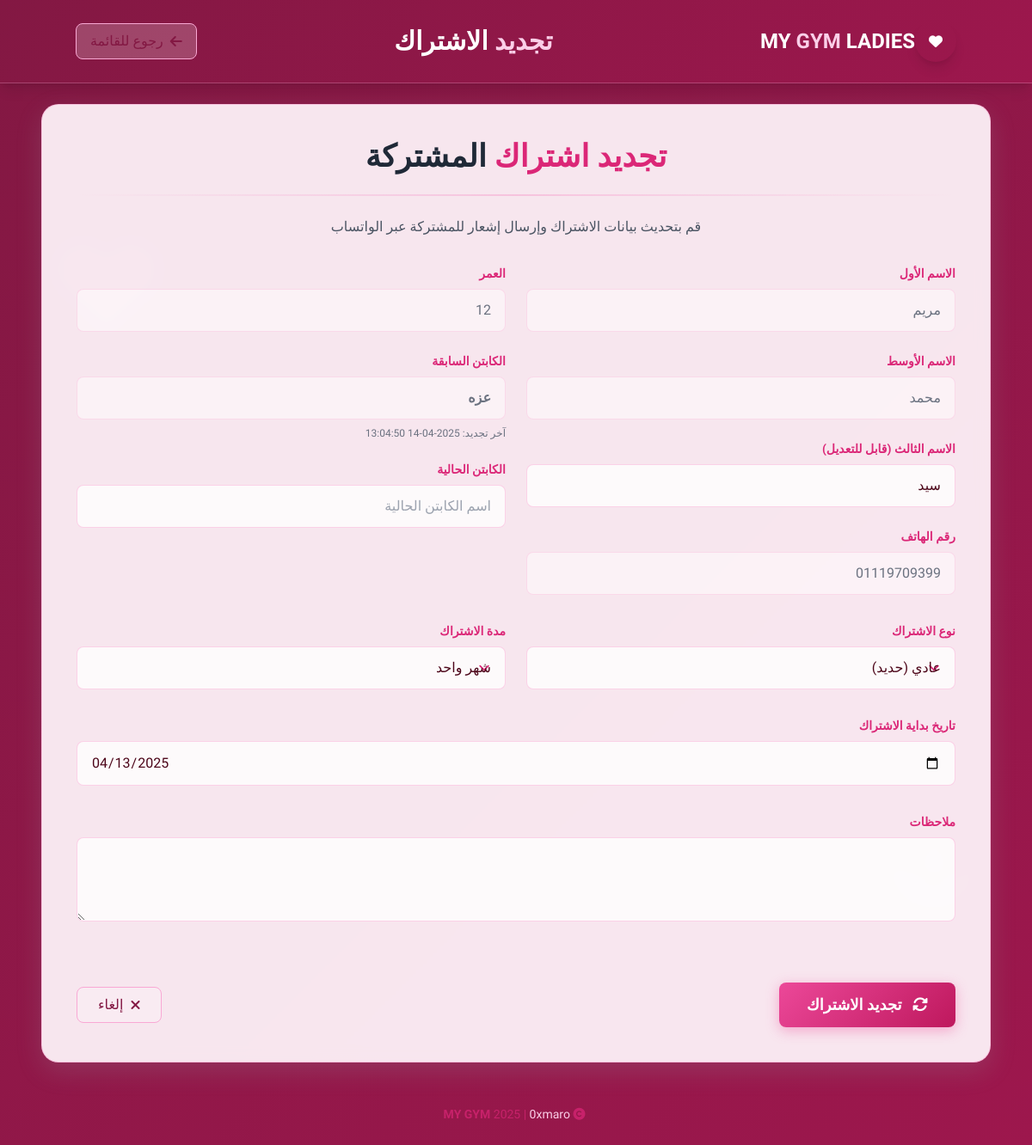
The page /reneww.php?id=1 (signed in) on the database its author committed.
### tables this page shows
CREATE TABLE `womembers` (
  `id` int NOT NULL AUTO_INCREMENT,
  `first_name` varchar(50) DEFAULT NULL,
  `middle_name` varchar(50) DEFAULT NULL,
  `last_name` varchar(50) DEFAULT NULL,
  `phone` varchar(11) DEFAULT NULL,
  `subscription_type` enum('حديد','اجهزه','private') DEFAULT NULL,
  `subscription_duration` enum('شهر','3 شهور','6 شهور','سنة') DEFAULT NULL,
  `age` int DEFAULT NULL,
  `start_date` date DEFAULT NULL,
  `end_date` date DEFAULT NULL,
  `coach_name` varchar(100) DEFAULT NULL,
  `notes` text,
  `previous_coach_name` varchar(100) DEFAULT NULL,
  `renewed_by` varchar(100) DEFAULT NULL,
  `renewed_at` datetime DEFAULT NULL,
  `notified_before_expiry` tinyint(1) DEFAULT '0',
  PRIMARY KEY (`id`)
);

### reneww.php (the view, shortened to what this page needs)
<?php
$conn = new mysqli("localhost", "root", "root", "mygym");
$id = intval($_GET['id']);
$member = $conn->query("SELECT * FROM womembers WHERE id = $id")->fetch_assoc();
?>
<!DOCTYPE html>
<html lang="ar" dir="rtl">
<head>
    <script src="https://cdn.tailwindcss.com"></script>
    <link rel="stylesheet" href="https://cdnjs.cloudflare.com/ajax/libs/font-awesome/6.4.0/css/all.min.css">
    <link href="https://cdn.jsdelivr.net/npm/sweetalert2@11.7.5/dist/sweetalert2.min.css" rel="stylesheet">
</head>
<body class="relative overflow-x-hidden">
    <header class="header-gradient p-6 shadow-lg">
        <div class="container mx-auto flex flex-col md:flex-row justify-between items-center gap-4">
            <div class="flex items-center space-x-3">
                <div
                    class="h-12 w-12 rounded-full bg-gradient-to-br from-accent to-pink-900 shadow-lg flex items-center justify-center">
                    <i class="fas fa-heart text-white"></i>
                </div>
                <span class="text-2xl font-bold text-white">MY<span class="text-pink-200"> GYM </span><span
                        class="text-accent3">LADIES</span></span>
            </div>
            <h1 class="text-3xl font-bold text-center slide-in-right">
                <span class="text-pink-200">تجديد</span> <span class="text-white">الاشتراك</span>
            </h1>
            <a href="wcoach.php" class="btn-secondary px-4 py-2 rounded-lg flex items-center">
                <i class="fas fa-arrow-left ml-2"></i> رجوع للقائمة
            </a>
        </div>
    </header>
    <main class="container mx-auto p-4 md:p-6 max-w-6xl relative z-10">
        <div class="card-gradient p-6 md:p-8 lg:p-10 fade-in">
            <div class="text-center mb-8">
                <h2 class="text-3xl md:text-4xl font-extrabold mb-4">
                    <span class="text-pink-600">تجديد اشتراك</span> <span class="text-gray-800">المشتركة</span>
                </h2>
                <div class="divider"></div>
                <p class="text-gray-600 max-w-2xl mx-auto">قم بتحديث بيانات الاشتراك وإرسال إشعار للمشتركة عبر الواتساب
                </p>
            </div>
            <form method="POST" id="renewalForm" class="space-y-8">
                <div class="grid grid-cols-1 md:grid-cols-2 gap-6">
                <div class="space-y-6">
                <div>
                            <label class="block text-sm font-bold text-pink-600 mb-2">الاسم الأول</label>
                            <input type="text" value="<?= $member['first_name'] ?>" disabled
                                class="input-field input-field-disabled w-full px-4 py-3 rounded-lg">
                        </div>
                        <div>
                            <label class="block text-sm font-bold text-pink-600 mb-2">الاسم الأوسط</label>
                            <input type="text" value="<?= $member['middle_name'] ?>" disabled
                                class="input-field input-field-disabled w-full px-4 py-3 rounded-lg">
                        </div>
                        <div>
                            <label class="block text-sm font-bold text-pink-600 mb-2">الاسم الثالث (قابل
                                للتعديل)</label>
                            <input type="text" name="last_name" value="<?= $member['last_name'] ?>"
                                class="input-field w-full px-4 py-3 rounded-lg focus:outline-none">
                        </div>
                        <div>
                            <label class="block text-sm font-bold text-pink-600 mb-2">رقم الهاتف</label>
                            <input type="text" value="<?= $member['phone'] ?>" disabled
                                class="input-field input-field-disabled w-full px-4 py-3 rounded-lg">
                        </div>
                    </div>
                    <div class="space-y-6">
                    <div>
                            <label class="block text-sm font-bold text-pink-600 mb-2">العمر</label>
                            <input type="text" value="<?= $member['age'] ?>" disabled
                                class="input-field input-field-disabled w-full px-4 py-3 rounded-lg">
                        </div>
                        <div>
                            <label class="block text-sm font-bold text-pink-600 mb-2">الكابتن السابقة</label>
                            <input type="text" value="<?= $member['coach_name'] ?>" disabled
                                class="input-field input-field-disabled w-full px-4 py-3 rounded-lg font-bold">
                            <?php if ($member['renewed_at']): ?>
                                <p class="text-xs text-gray-500 mt-2">آخر تجديد: <?= $member['renewed_at'] ?></p>
                            <?php endif; ?>
                        </div>
                        <div>
                            <label class="block text-sm font-bold text-pink-600 mb-2">الكابتن الحالية</label>
                            <input type="text" name="renewed_by" placeholder="اسم الكابتن الحالية" required
                                class="input-field w-full px-4 py-3 rounded-lg focus:outline-none">
                        </div>
                    </div>
                </div>
                <div class="grid grid-cols-1 md:grid-cols-2 gap-6">
                <div>
                        <label class="block text-sm font-bold text-pink-600 mb-2">نوع الاشتراك</label>
                        <select name="subscription_type"
                            class="input-field select-arrow w-full px-4 py-3 rounded-lg focus:outline-none appearance-none">
                            <option value="حديد" <?= $member['subscription_type'] === 'حديد' ? 'selected' : '' ?>>عادي
                                (حديد)</option>
                        </select>
                    </div>
                    <div>
                        <label class="block text-sm font-bold text-pink-600 mb-2">مدة الاشتراك</label>
                        <select name="subscription_duration"
                            class="input-field select-arrow w-full px-4 py-3 rounded-lg focus:outline-none appearance-none">
                            <option value="شهر" <?= $member['subscription_duration'] === 'شهر' ? 'selected' : '' ?>>شهر
                                واحد</option>
                        </select>
                    </div>
                </div>
                <div>
                    <label class="block text-sm font-bold text-pink-600 mb-2">تاريخ بداية الاشتراك</label>
                    <input type="date" name="start_date" value="<?= $member['end_date'] ?>" required
                        class="input-field w-full px-4 py-3 rounded-lg focus:outline-none">
                </div>
                <div>
                    <label class="block text-sm font-bold text-pink-600 mb-2">ملاحظات</label>
                    <textarea name="notes" rows="3"
                        class="input-field w-full px-4 py-3 rounded-lg focus:outline-none"><?= $member['notes'] ?></textarea>
                </div>
                <div class="flex flex-col md:flex-row justify-between items-center pt-8 gap-4">
                    <button type="submit"
                        class="btn-primary px-8 py-3 rounded-lg text-lg font-bold animate-pulse hover:animate-none w-full md:w-auto">
                        <i class="fas fa-sync-alt ml-2"></i> تجديد الاشتراك
                    </button>
                    <a href="wcoach.php"
                        class="btn-secondary px-6 py-2 rounded-lg flex items-center justify-center w-full md:w-auto">
                        <i class="fas fa-times ml-2"></i> إلغاء
                    </a>
                </div>
            </form>
        </div>
    </main>
    <footer class="text-center p-6">
        <a href="https://www.youtube.com/@0xmaro" target="_blank" class="copyright text-sm">
            <i class="fas fa-copyright mr-1"></i> <span class="font-bold">MY GYM </span> 2025 | <span
                class="text-pink-200">0xmaro</span>
        </a>
    </footer>
</body>
</html>

### reneww.php (style rules this page uses)
:root { --primary: #9d174d; --secondary: #db2777; --accent: #ec4899; --accent2: #f472b6; --accent3: #f9a8d4; --dark: #831843; --light: #fdf2f8; --danger: #e11d48; }
body { font-family: 'Tajawal', sans-serif; background: linear-gradient(135deg, var(--dark) 0%, var(--primary) 100%); min-height: 100vh; color: #4c0519; }
.card-gradient { background: rgba(253, 242, 248, 0.95); backdrop-filter: blur(8px); border: 1px solid rgba(244, 114, 182, 0.3); box-shadow: 0 10px 30px rgba(156, 163, 175, 0.2); border-radius: 20px; }
.btn-primary { background: linear-gradient(135deg, var(--accent) 0%, #be185d 100%); transition: all 0.3s ease; box-shadow: 0 4px 15px rgba(236, 72, 153, 0.4); color: white; font-weight: bold; border: none; }
.btn-secondary { background: rgba(255, 255, 255, 0.2); border: 1px solid var(--accent3); transition: all 0.3s ease; color: var(--dark); }
.input-field { background: rgba(255, 255, 255, 0.8); border: 1px solid rgba(244, 114, 182, 0.3); transition: all 0.3s ease; color: #4c0519; }
.input-field-disabled { background: rgba(255, 255, 255, 0.5); border: 1px solid rgba(244, 114, 182, 0.2); color: #6b7280; }
.header-gradient { background: linear-gradient(135deg, var(--dark) 0%, var(--primary) 100%); box-shadow: 0 5px 25px rgba(0, 0, 0, 0.2); border-bottom: 1px solid rgba(249, 168, 212, 0.3); }
.animate-pulse { animation: pulse 2s cubic-bezier(0.4, 0, 0.6, 1) infinite; }
.fade-in { animation: fadeIn 0.8s ease-out forwards; }
.slide-in-right { animation: slideInRight 0.8s ease-out forwards; }
.copyright { color: rgba(219, 39, 119, 0.7); transition: all 0.3s ease; }
.divider { height: 2px; background: linear-gradient(90deg, transparent 0%, var(--accent2) 50%, transparent 100%); margin: 1.5rem 0; opacity: 0.3; }
.select-arrow { background-position: right 0.75rem center; background-repeat: no-repeat; background-size: 1.5em 1.5em; }

### rows shown on the page
womembers: first_name "مريم", middle_name "محمد", last_name "سيد", phone "01119709399", age "12", coach_name "عزه", renewed_at "2025-04-14 13:04:50", subscription_type "عادي (حديد)", subscription_duration "شهر واحد", start_date "04/13/2025"
